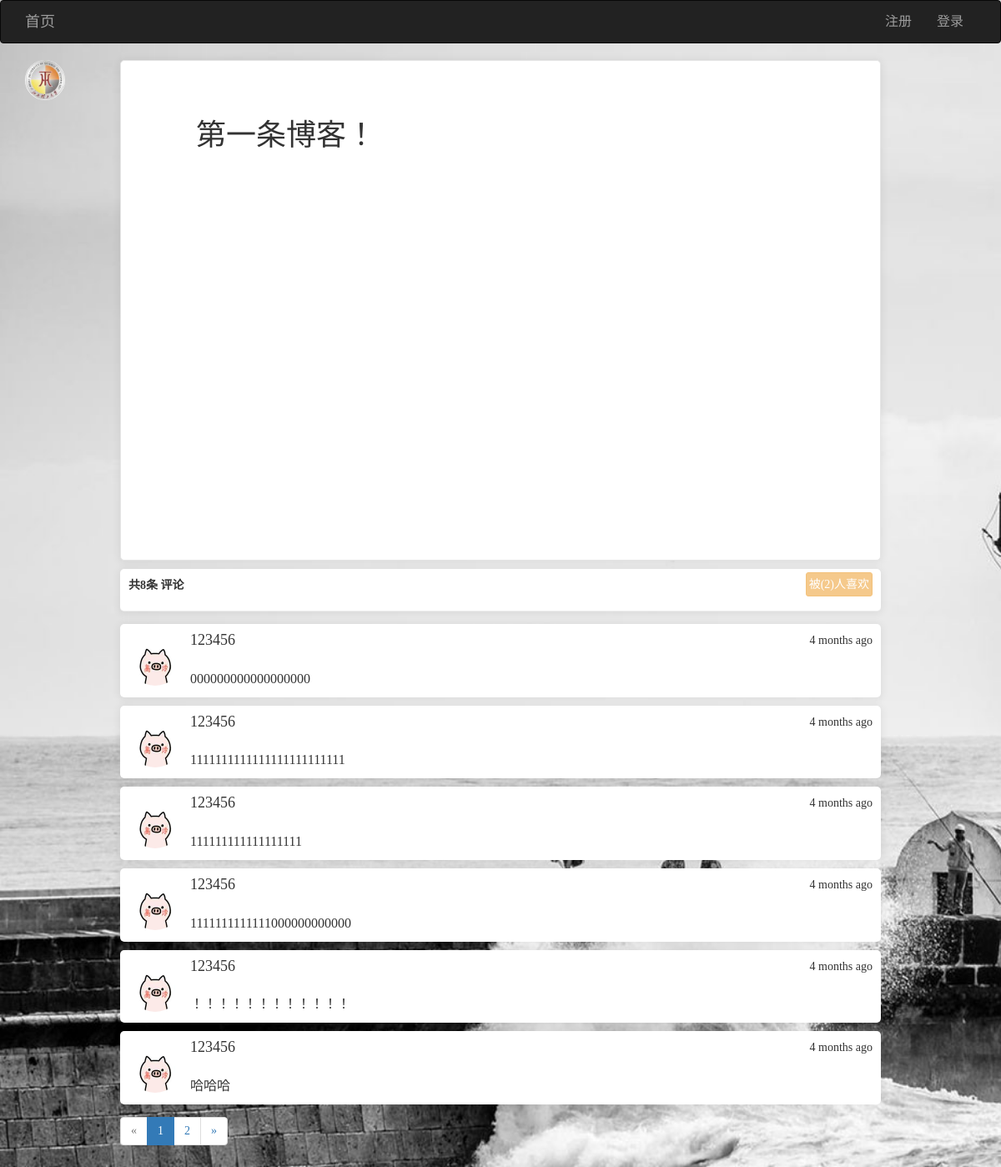
/posts/post_show/111/, run on the app's committed database.
### app/models/users.py (models this page shows, shortened)
class User(UserMixin, db.Model):
    __tablename__ = 'users'
    id = db.Column(db.Integer, primary_key=True)
    username = db.Column(db.String(64), unique=True)
    password_hash = db.Column(db.String(128))
    email = db.Column(db.String(128), unique=True)
    confirmed = db.Column(db.Boolean, default=False)
    icon = db.Column(db.String(64), default='default.jpg')
    name = db.Column(db.String(64))
    location = db.Column(db.String(64))
    about_me = db.Column(db.Text())
    member_since = db.Column(db.DateTime(), default=datetime.utcnow)
    last_seen = db.Column(db.DateTime(), default=datetime.utcnow)
    posts = db.relationship('Posts', backref='user', lazy='dynamic', cascade='all, delete-orphan')
    favorites = db.relationship('Posts', secondary="collections", backref=db.backref('users', lazy='dynamic'), lazy='dynamic')
    comments = db.relationship('Comment', backref='user', lazy='dynamic', cascade='all, delete-orphan')
    @property
    def password(self):
        raise AttributeError('密码不可读')

### app/models/posts.py (models this page shows, shortened)
class Posts(db.Model):
    __tablename__ = 'posts'
    id = db.Column(db.Integer, primary_key=True)
    rid = db.Column(db.Integer, index=True, default=0)
    content = db.Column(db.Text)
    timestamp = db.Column(db.DateTime, default=datetime.utcnow)
    uid = db.Column(db.Integer, db.ForeignKey('users.id', ondelete='CASCADE'))
    comments = db.relationship('Comment', backref='post', lazy='dynamic', cascade='all, delete-orphan')
    body_html = db.Column(db.Text)
    body_text = db.Column(db.Text)

### app/models/comments.py (models this page shows, shortened)
class Comment(db.Model):
    __tablename__ = 'comments'
    id = db.Column(db.Integer, primary_key=True)
    body = db.Column(db.Text)
    body_html = db.Column(db.Text)
    timestamp = db.Column(db.DateTime, index=True, default=datetime.utcnow)
    disabled = db.Column(db.Boolean)
    user_id = db.Column(db.Integer, db.ForeignKey('users.id', ondelete='CASCADE'))
    post_id = db.Column(db.Integer, db.ForeignKey('posts.id', ondelete='CASCADE'))

### app/views/posts.py (the view)
@posts.route('/post_show/<int:id>/', methods=['GET', 'POST'])
def post_show(id):
    post = Posts.query.get_or_404(id)
    form = CommentForm()
    if form.validate_on_submit():
        comment = Comment(body=form.body.data, post=post, user=current_user._get_current_object())
        db.session.add(comment)
        db.session.commit()
        flash('评论成功')
        return redirect(url_for('posts.post_show', id=post.id, page=-1))
    page = request.args.get('page', 1, type=int)  # 用户想查看第几页
    if page == -1:
        page = (post.comments.count() - 1) // 6 + 1
    pagination = post.comments.order_by(Comment.timestamp.asc()).paginate(page, per_page=6, error_out=False)
    comments = pagination.items
    return render_template('posts/post_show.html', post=post, form=form, comments=comments, pagination=pagination, count=post.comments.count(), fav_count=post.rid)

### app/views/user.py (called while the page is built)
@user.before_app_request
def before_request():
    if current_user.is_authenticated:
        current_user.ping()

### app/templates/posts/post_show.html (shortened to what this page needs)
{% extends 'commons/base.html' %}
{% from 'commons/macro.html' import pagination_show %}
{% block styles %}
    {{ super() }}
{% endblock %}
{% block page_content %}
    <img style="width: 48px; height: 48px; border-radius: 50%; float: left;" src="{{ url_for('static', filename='uploads/' + post.user.icon) }}" alt="...">
    <div class="content">
        {% if post.body_html %}
            {{ post.body_html | safe }}
        {% else %}
            {{ post.content }}
        {% endif %}
    </div>
    <div class="content2">
        <form method="post" style="box-shadow: 0 1px 10px 2px rgba(0, 0, 0, .06); border-radius: 5px; padding: 10px; padding-bottom: 15px; border-bottom: 1px solid #eee; background: white">
            {{ form.hidden_tag() }}<b>共{{ count }}条</b>
            {{ form.body.label }}
            {% if current_user.is_authenticated %}
                {% if current_user.username != post.user.username %}
                    <span class="btn btn-warning btn-sm" style="float: right; margin-top: -6px; font-size: 14px; padding: 3px;">
                        <span class="collect" url="{{ url_for('posts.collect', pid=post.id) }}">
                            {% if current_user.is_favorite(post.id) %}
                                取消喜欢
                            {% else %}
                                喜欢
                            {% endif %}
                        </span>
                        (<span class="collect_count">{{ fav_count }}</span>)
                    </span>
                {% else %}
                    <span class="btn btn-warning btn-sm disabled" style="float: right; margin-top: -6px; font-size: 14px; padding: 3px;">被({{ fav_count }})人喜欢</span>
                {% endif %}
            {% else %}
                <span class="btn btn-warning btn-sm disabled" style="float: right; margin-top: -6px; font-size: 14px; padding: 3px;">被({{ fav_count }})人喜欢</span>
            {% endif %}
        </form>
        {% for comment in comments %}
            <div class="media" style="box-shadow: 0 1px 10px 2px rgba(0, 0, 0, .06); border-radius: 5px; padding: 10px; margin-bottom: -5px; background: white">
                <div class="media-left">
                    <a href="{{ url_for('user.index', username=comment.user.username) }}" target="_blank">
                        <img class="media-object" style="width: 64px; height: 64px; border-radius: 50%" src="{{ url_for('static', filename='uploads/' + comment.user.icon) }}" alt="...">
                    </a>
                </div>
                <div class="media-body">
                    <div style="float: right">{{ moment(comment.timestamp).fromNow() }}</div>
                    <h4 class="media-heading">{{ comment.user.username }}</h4><br>
                    <span style="max-width: 950px; font-size: 16px">
                        {% if comment.body_html %}
                            {{ comment.body_html | safe }}
                        {% else %}
                            {{ comment.body }}
                        {% endif %}
                    </span>
                </div>
            </div>
        {% endfor %}
        {{ pagination_show(pagination,'posts.post_show',pid=post.id) }}
    </div>
{% endblock %}

### app/templates/commons/base.html (style rules this page uses)
body { font-family: "田氏宋体旧字形"; -webkit-user-select: none; background-image: url(/images/1214885.jpg); -webkit-background-size: cover; -o-background-size: cover; background-size: cover; z-index: -2; }

### app/templates/posts/post_show.html (style rules this page uses)
.content { width: 80%; min-height: 600px; padding: 50px 90px; word-wrap: break-word; word-break: break-all; border: 1px solid #e5e5e5; box-shadow: 0 1px 10px 2px rgba(0, 0, 0, .06); margin: auto; margin-bottom: 10px; border-radius: 5px; background: white; }
body { -webkit-user-select: auto; }
.content2 { width: 80%; margin: auto; }

### data on the page
User: icon (picture)
Posts: body_html "第一条博客！"
Comment: icon (picture), timestamp "4 months ago", user.username "123456", body_html "000000000000000000"
Comment: icon (picture), timestamp "4 months ago", user.username "123456", body_html "1111111111111111111111111"
Comment: icon (picture), timestamp "4 months ago", user.username "123456", body_html "111111111111111111"
Comment: icon (picture), timestamp "4 months ago", user.username "123456", body_html "1111111111111000000000000"
Comment: icon (picture), timestamp "4 months ago", user.username "123456", body_html "！！！！！！！！！！！！"
Comment: icon (picture), timestamp "4 months ago", user.username "123456", body_html "哈哈哈"

### other printed values
{{ count }} "8"
{{ fav_count }} "2"
{{ p }} "1"
{{ p }} "2"
